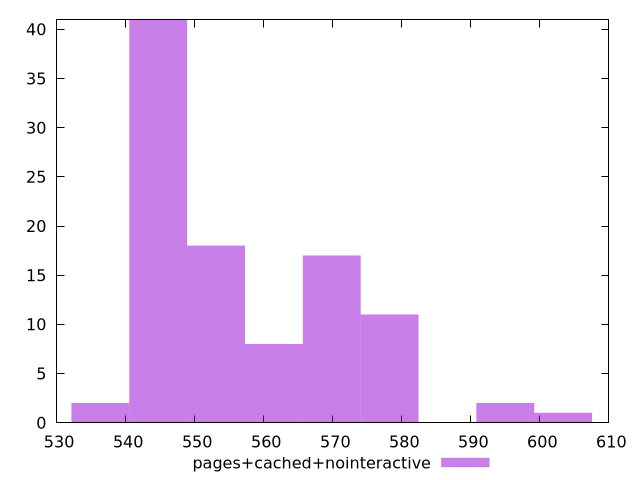

The script that saved this image:
$_pagesCachedNointeractive <<EOF
578.2338437438361 11
544.7130412079616 41
594.9942450117734 2
569.8536431098674 17
553.0932418419302 18
603.3744456457421 1
561.4734424758989 8
536.3328405739929 2
EOF
set key outside below
set terminal pngcairo
set output "report_00006_2020-11-02T20-21-41.718Z/bootup-time/pages+cached+nointeractive//raw_hist.png"
set yrange [0:41]
set boxwidth 8.38020063396864
set style fill transparent solid 0.5 noborder
plot $_pagesCachedNointeractive title "pages+cached+nointeractive" with boxes ,
